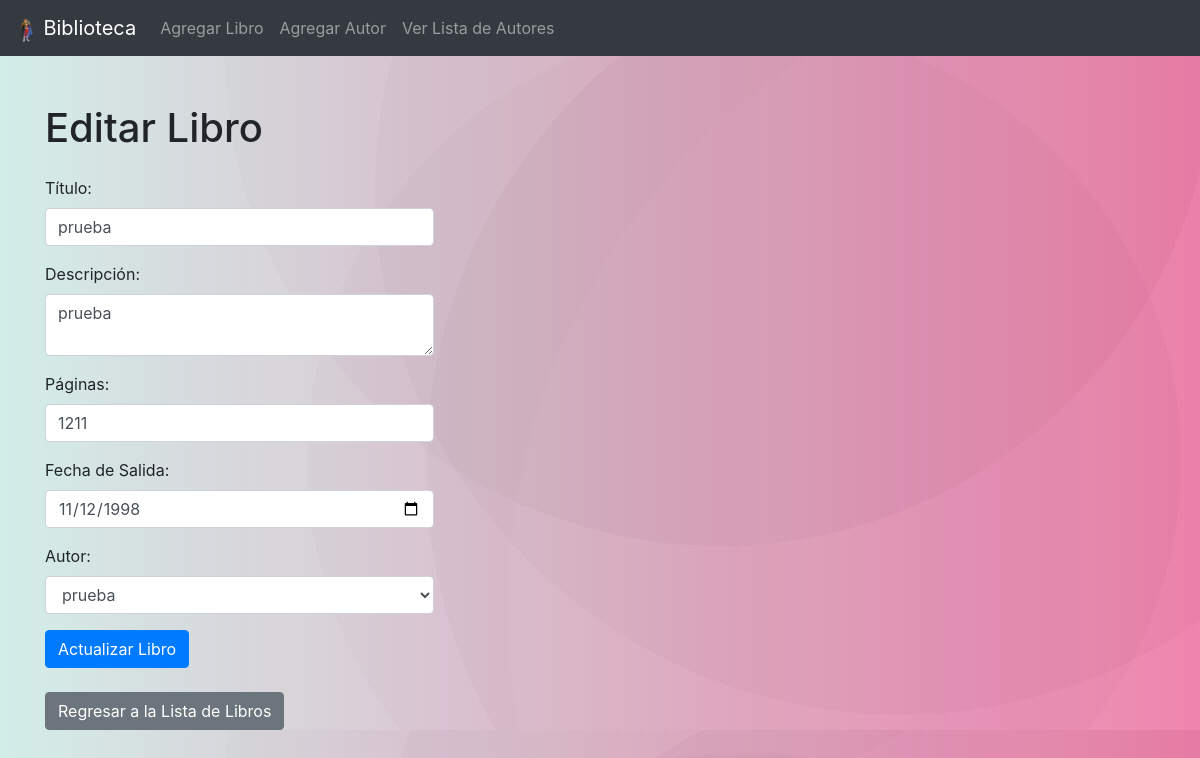
The app's page /edit.php?idLibro=1 with its own data.
### tables this page shows
CREATE TABLE `libro` (
  `idLibro` int NOT NULL AUTO_INCREMENT,
  `Titulo` varchar(255) DEFAULT NULL,
  `Descripcion` varchar(255) DEFAULT NULL,
  `Paginas` int DEFAULT NULL,
  `Fecha_salida` date DEFAULT NULL,
  `Autor_idAutor` int NOT NULL,
  PRIMARY KEY (`idLibro`),
  KEY `fk_Libro_Autor_idx` (`Autor_idAutor`),
  CONSTRAINT `fk_Libro_Autor` FOREIGN KEY (`Autor_idAutor`) REFERENCES `autor` (`idAutor`)
);

CREATE TABLE `autor` (
  `idAutor` int NOT NULL AUTO_INCREMENT,
  `Nombre` varchar(105) DEFAULT NULL,
  PRIMARY KEY (`idAutor`)
);

### edit.php (the view, shortened to what this page needs)
<?php
include 'db.php';
$idLibro = $_GET['idLibro'];
$query = "SELECT * FROM Libro WHERE idLibro = ?";
$stmt = $pdo->prepare($query);
$stmt->execute([$idLibro]);
$book = $stmt->fetch(PDO::FETCH_ASSOC);
$query = "SELECT * FROM Autor";
$stmt = $pdo->prepare($query);
$stmt->execute();
$autores = $stmt->fetchAll(PDO::FETCH_ASSOC);
?>
<!DOCTYPE html>
<html lang="en">
<head>
    <link href="https://maxcdn.bootstrapcdn.com/bootstrap/4.5.2/css/bootstrap.min.css" rel="stylesheet">
    <link rel="stylesheet" href="assets\css\body.css">
</head>
<body>
    <nav class="navbar navbar-expand-lg navbar-dark bg-dark">
        <a class="navbar-brand" href="index.php"> <img src="assets\img\lina.png" alt="">
            Biblioteca</a>
        <div class="collapse navbar-collapse" id="navbarNav">
            <ul class="navbar-nav">
                <li class="nav-item">
                    <a class="nav-link" href="add.php">Agregar Libro</a>
                </li>
                <li class="nav-item">
                    <a class="nav-link" href="add_author.php">Agregar Autor</a>
                </li>
                <li class="nav-item">
                    <a href="authors.php" class="nav-link">Ver Lista de Autores</a>
                </li>
            </ul>
        </div>
    </nav>
    <div class="container mt-5">
        <h1 class="mb-4">Editar Libro</h1>
        <form method="POST" action="edit.php?idLibro=<?php echo $idLibro; ?>">
            <div class="form-group">
                <label>Título:</label>
                <input type="text" name="Titulo" class="form-control" value="<?php echo htmlspecialchars($book['Titulo']); ?>" required>
            </div>
            <div class="form-group">
                <label>Descripción:</label>
                <textarea name="Descripcion" class="form-control" required><?php echo htmlspecialchars($book['Descripcion']); ?></textarea>
            </div>
            <div class="form-group">
                <label>Páginas:</label>
                <input type="number" name="Paginas" class="form-control" value="<?php echo htmlspecialchars($book['Paginas']); ?>" required>
            </div>
            <div class="form-group">
                <label>Fecha de Salida:</label>
                <input type="date" name="Fecha_salida" class="form-control" value="<?php echo htmlspecialchars($book['Fecha_salida']); ?>" required>
            </div>
            <div class="form-group">
                <label>Autor:</label>
                <select name="Autor_idAutor" class="form-control" required>
                    <?php foreach ($autores as $autor) : ?>
                        <option value="<?php echo $autor['idAutor']; ?>" <?php if ($autor['idAutor'] == $book['Autor_idAutor']) echo 'selected'; ?>>
                            <?php echo htmlspecialchars($autor['Nombre']); ?>
                        </option>
                    <?php endforeach; ?>
                </select>
            </div>
            <button type="submit" class="btn btn-primary">Actualizar Libro</button>
        </form>
        <br>
        <a href="index.php" class="btn btn-secondary">Regresar a la Lista de Libros</a>
    </div>
</body>
</html>

### assets/css/body.css (style rules this page uses)
body { background-image: radial-gradient(circle at 75% 26%, rgba(116, 116, 116,0.04) 0%, rgba(116, 116, 116,0.04) 50%,rgba(222, 222, 222,0.04) 50%, rgba(222, 222, 222,0.04) 100%),radial-gradient(circle at 62% 63%, rgba(60, 60, 60,0.04) 0%, rgba(60, 60, 60,0.04) 50%,rgba(152, 152, 152,0.04) 50%, rgba(152, 152, 152,0.04) 100%),radial-gradient(circle at 80% 64%, rgba(108, 108, 108,0.04) 0%, rgba(108, 108, 108,0.04) 50%,rgba(252, 252, 252,0.04) 50%, rgba(252, 252, 252,0.04) 100%),radial-gradient(circle at 97% 83%, rgba(184, 184, 184,0.04) 0%, rgba(184, 184, 184,0.04) 50%,rgba(137, 137, 137,0.04) 50%, rgba(137, 137, 137,0.04) 100%),radial-gradient(circle at 60% 7%, rgba(69, 69, 69,0.04) 0%, rgba(69, 69, 69,0.04) 50%,rgba(211, 211, 211,0.04) 50%, rgba(211, 211, 211,0.04) 100%),linear-gradient(90deg, rgb(212, 245, 239),rgb(253, 123, 174)); }
.form-control { display: block; width: 90%; height: calc(1.5em + .75rem + 2px); padding: .375rem .75rem; font-size: 1rem; font-weight: 400; line-height: 1.5; color: #495057; background-color: #fff; background-clip: padding-box; border: 1px solid #ced4da; border-radius: .25rem; transition: border-color .15s ease-in-out, box-shadow .15s ease-in-out; }
@media (min-width: 992px) { .form-control { width: 35%; } }
img { max-width: 24px; max-height: 24px; }

### records on screen
libro: Titulo "prueba", Descripcion "prueba", Paginas "1211", Fecha_salida "11/12/1998", Autor_idAutor "prueba"
